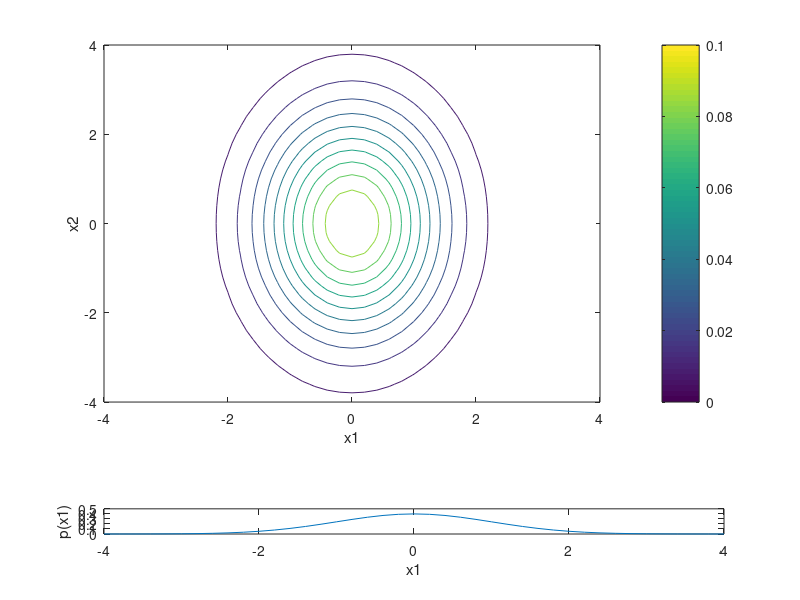
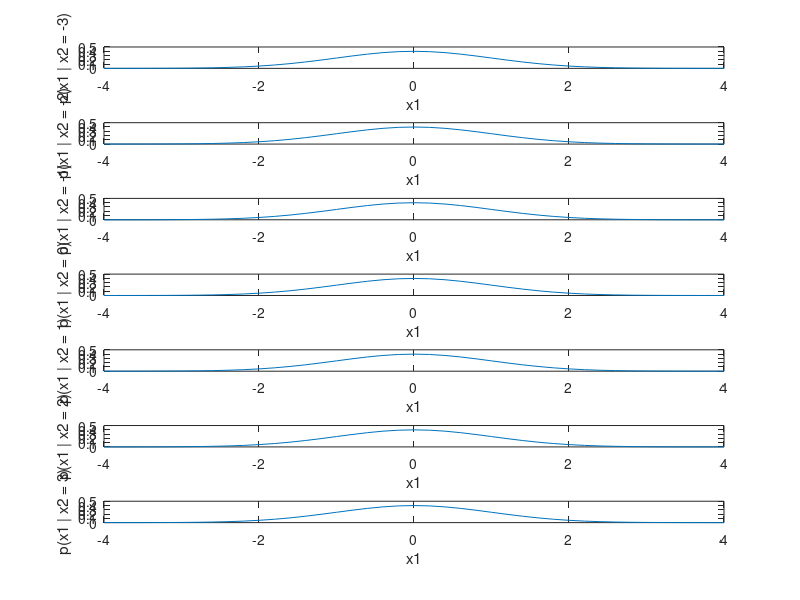
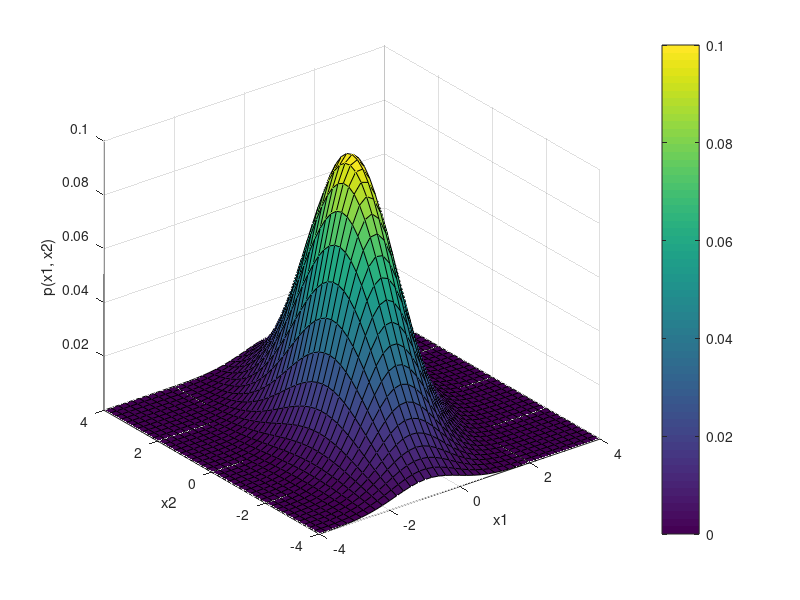
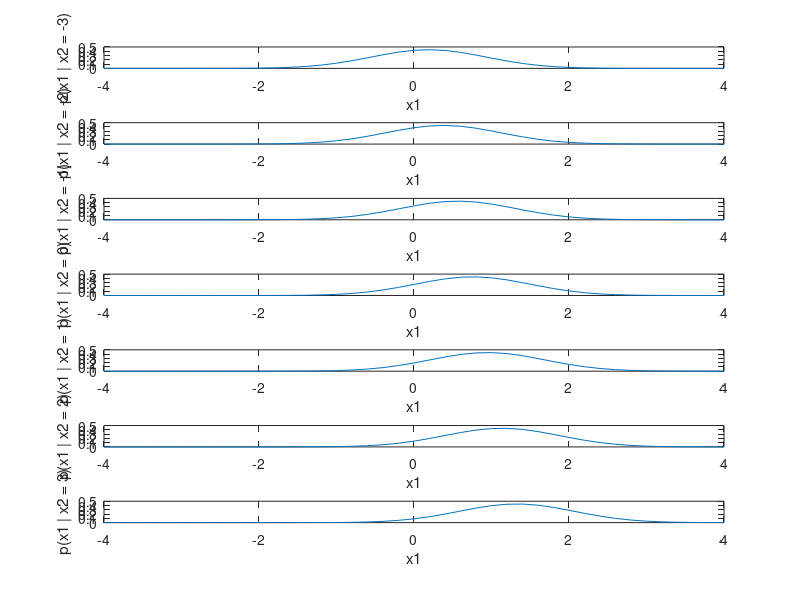

These charts were generated, in order, by the following MATLAB code:
function ex1()
mu = [0 0];
Sigma = [1, 0; 0, 3];
x1 = -4:.2:4;
[X1,X2] = meshgrid(x1,x1);
F = mvnpdf([X1(:) X2(:)],mu,Sigma);
F = reshape(F,length(x1),length(x1));

figure();
subplot(8,1,1:6);
contour(X1, X2, F);
colorbar();
xlabel('x1');
ylabel('x2');
caxis([0, 0.1]);

subplot(8,1,8);
plot(x1, mvnpdf(x1(:), mu(1), Sigma(1)));
xlabel('x1');
ylabel('p(x1)');
axis([-4, 4, 0, 0.5]);

figure();
Lambda = inv(Sigma);

for i=1:7
    subplot(7,1,i);
    plot(x1, mvnpdf(x1(:), -inv(Lambda(1)) * Lambda(2) * (repmat(i, size(x1(:))) - x1(:)), inv(Lambda(1))));
    xlabel('x1');
    ylabel(sprintf('p(x1 | x2 = %i)', -4 + i));
    axis([-4, 4, 0, 0.5]);
end

mu = [0 0];
Sigma = [1, .7; .7, 3];
x1 = -4:.2:4
[X1,X2] = meshgrid(x1,x1);
F = mvnpdf([X1(:) X2(:)],mu,Sigma);
F = reshape(F,length(x1),length(x1));

figure();
surf(x1,x1,F);
colorbar();
xlabel('x1');
ylabel('x2');
zlabel('p(x1, x2)');
axis tight;
caxis([0, 0.1]);

figure();
Lambda = inv(Sigma);

for i=1:7
    subplot(7,1,i);
    plot(x1, mvnpdf(x1(:), -inv(Lambda(1)) * Lambda(2) * (repmat(i, size(x1(:))) - x1(:)), inv(Lambda(1))));
    xlabel('x1');
    ylabel(sprintf('p(x1 | x2 = %i)', -4 + i));
    axis([-4, 4, 0, 0.5]);
end
